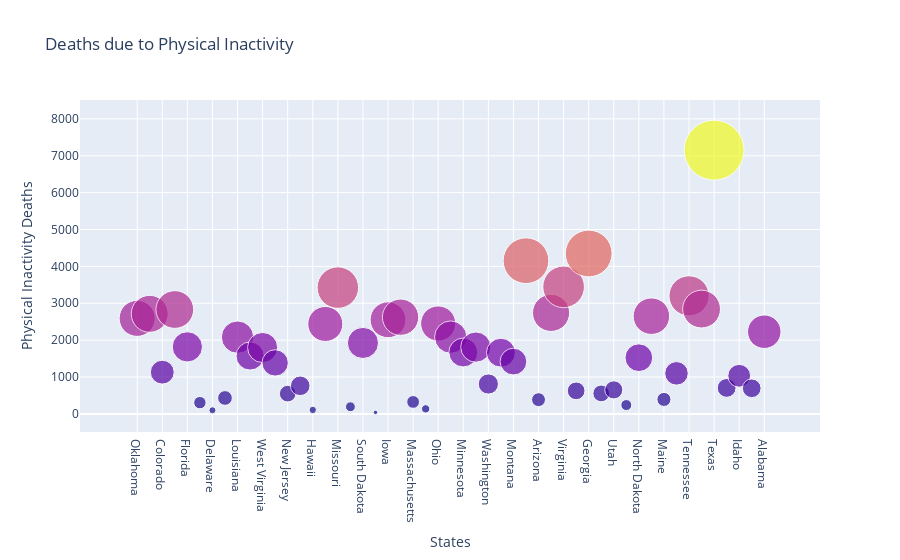

This figure's notebook cell:
### Code cell
import plotly.graph_objects as go
size = df_agr['aggr_pi']

fig = go.Figure(data=[go.Scatter(
    x=df_agr['state_'],
    y=df_agr['aggr_pi'],
    mode='markers',
    marker=dict(
        color=df_agr['aggr_pi'],#'aqua',
        #size=df_agr['aggr_pi'],
        #showscale=True,
        size=size,
        sizemode='area',
        sizeref=2.*max(size)/(60.**2),
        #title = "Physical inctivity in States"
        #sizemin=4        
        )
)])


fig.update_layout(title='Deaths due to Physical Inactivity',
                   xaxis_title='States',
                   yaxis_title='Physical Inactivity Deaths')

fig.show()

### Figure 1 — Plotly figure (JSON) as saved in the notebook; plotly's stock layout.template omitted (floating-point values rounded to 4 significant figures)
{"data": [{"marker": {"color": [2590, 2713, 1131, 2830, 1817, 304, 98, 431, 2081, 1569, 1800, 1382, 549, 761, 107, 2438, 3424, 193, 1924, 40, 2552, 2622, 323, 136, 2451, 2082, 1665, 1811, 810, 1659, 1418, 4154, 385, 2739, 3445, 624, 4349, 555, 651, 239, 1524, 2649, 392, 1099, 3201, 2842, 7152, 704, 1033, 694, 2228], "size": [2590, 2713, 1131, 2830, 1817, 304, 98, 431, 2081, 1569, 1800, 1382, 549, 761, 107, 2438, 3424, 193, 1924, 40, 2552, 2622, 323, 136, 2451, 2082, 1665, 1811, 810, 1659, 1418, 4154, 385, 2739, 3445, 624, 4349, 555, 651, 239, 1524, 2649, 392, 1099, 3201, 2842, 7152, 704, 1033, 694, 2228], "sizemode": "area", "sizeref": 3.973}, "mode": "markers", "type": "scatter", "x": ["Oklahoma", "North Carolina", "Colorado", "Mississippi", "Florida", "Vermont", "Delaware", "Nevada", "Louisiana", "New York", "West Virginia", "South Carolina", "New Jersey", "New Mexico", "Hawaii", "Arkansas", "Missouri", "Connecticut", "South Dakota", "District of Columbia", "Iowa", "Indiana", "Massachusetts", "Rhode Island", "Ohio", "Michigan", "Minnesota", "Pennsylvania", "Washington", "Wisconsin", "Montana", "Kentucky", "Arizona", "Illinois", "Virginia", "Maryland", "Georgia", "Wyoming", "Utah", "New Hampshire", "North Dakota", "Nebraska", "Maine", "California", "Tennessee", "Kansas", "Texas", "Oregon", "Idaho", "Alaska", "Alabama"], "y": [2590, 2713, 1131, 2830, 1817, 304, 98, 431, 2081, 1569, 1800, 1382, 549, 761, 107, 2438, 3424, 193, 1924, 40, 2552, 2622, 323, 136, 2451, 2082, 1665, 1811, 810, 1659, 1418, 4154, 385, 2739, 3445, 624, 4349, 555, 651, 239, 1524, 2649, 392, 1099, 3201, 2842, 7152, 704, 1033, 694, 2228]}], "layout": {"title": {"text": "Deaths due to Physical Inactivity"}, "xaxis": {"title": {"text": "States"}}, "yaxis": {"title": {"text": "Physical Inactivity Deaths"}}}}
